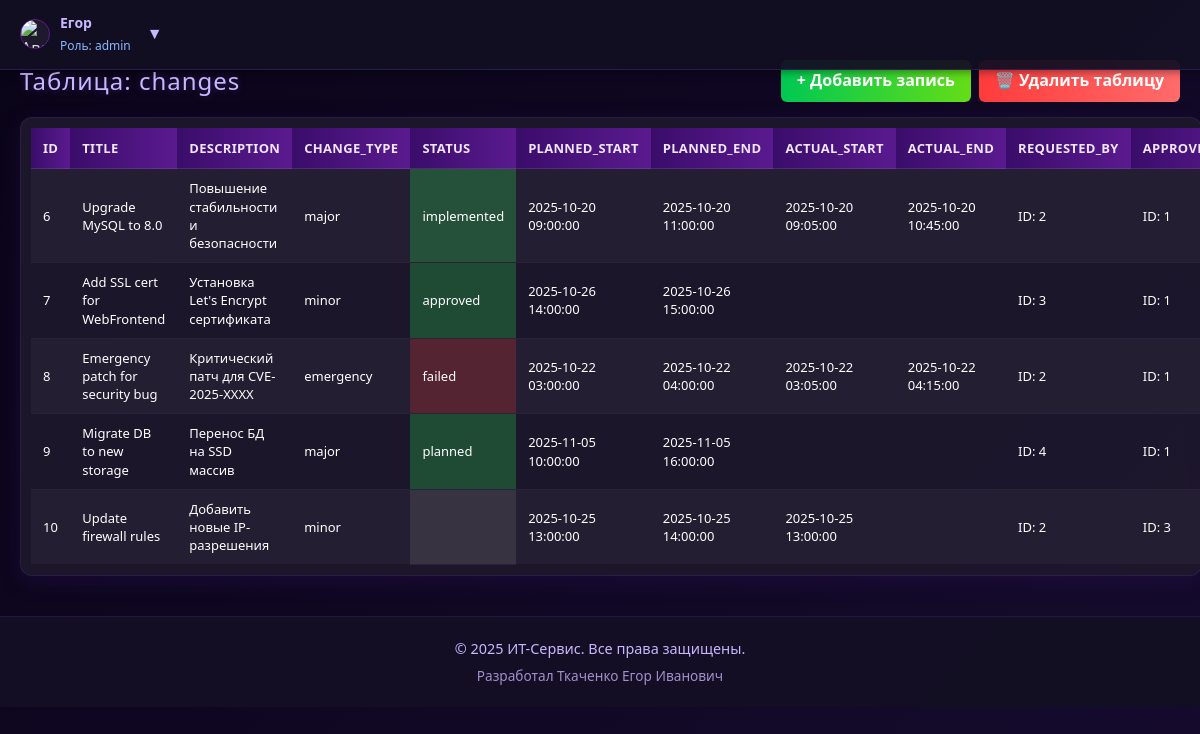
Page /pages/view_db.php?table=changes (signed in) on the committed database.
### tables this page shows
CREATE TABLE `changes` (
  `id` int(11) NOT NULL AUTO_INCREMENT,
  `title` varchar(255) NOT NULL,
  `description` text DEFAULT NULL,
  `change_type` enum('minor','major','emergency') DEFAULT 'minor',
  `status` enum('planned','approved','implemented','failed') DEFAULT 'planned',
  `planned_start` datetime DEFAULT NULL,
  `planned_end` datetime DEFAULT NULL,
  `actual_start` datetime DEFAULT NULL,
  `actual_end` datetime DEFAULT NULL,
  `requested_by` int(11) DEFAULT NULL,
  `approved_by` int(11) DEFAULT NULL,
  PRIMARY KEY (`id`),
  KEY `requested_by` (`requested_by`),
  KEY `approved_by` (`approved_by`),
  CONSTRAINT `changes_ibfk_1` FOREIGN KEY (`requested_by`) REFERENCES `users` (`id`),
  CONSTRAINT `changes_ibfk_2` FOREIGN KEY (`approved_by`) REFERENCES `users` (`id`)
);

### pages/view_db.php (the view, shortened to what this page needs)
<?php
require_once '../auth.php';
require_once '../config.php';
try {
    $pdo = new PDO("mysql:host=$host;dbname=$dbname;charset=utf8", $username, $password);
    $pdo->setAttribute(PDO::ATTR_ERRMODE, PDO::ERRMODE_EXCEPTION);
} catch (PDOException $e) {
    die("Ошибка подключения к БД: " . htmlspecialchars($e->getMessage()));
}
$current_table = $_GET['table'] ?? '';
function getUserName($pdo, $user_id) {
    $stmt = $pdo->prepare("SELECT username FROM users WHERE id = ?");
    $stmt->execute([$user_id]);
    $user = $stmt->fetch(PDO::FETCH_ASSOC);
    return $user ? htmlspecialchars($user['username']) : "ID: $user_id";
}
function getStatusColor($status) {
    $status = strtolower(trim($status));
    if (in_array($status, ['up', 'active', 'planned', 'approved', 'implemented', 'resolved', 'closed', 'success', 'online', 'running'])) {
        return 'rgba(40, 200, 80, 0.3)';
    } elseif (in_array($status, ['down', 'inactive', 'failed', 'error', 'offline', 'stopped', 'deleted'])) {
        return 'rgba(200, 50, 50, 0.3)';
    } elseif (in_array($status, ['maintenance', 'updating', 'restarting'])) {
        return 'rgba(255, 165, 0, 0.3)';
    } elseif (in_array($status, ['open', 'in_progress', 'pending', 'processing'])) {
        return 'rgba(50, 100, 255, 0.3)';
    } else {
        return 'rgba(100, 100, 100, 0.3)';
    }
}
?>
<!DOCTYPE html>
<html lang="ru">
<head>
    <link rel="stylesheet" href="../css/view_db.css">
</head>
<body>
<div class="topbar">
    <img src="../<?= htmlspecialchars($_SESSION['avatar'] ?? '../imang/default.png') ?>" alt="Аватарка">
    <div class="user-info">
        <strong><?= htmlspecialchars($_SESSION['username'] ?? 'Гость') ?></strong><br>
        <span class="role">Роль: <?= htmlspecialchars($_SESSION['role'] ?? 'user') ?></span>
    </div>
    <button onclick="toggleUserMenu()" style="background: none; border: none; color: #c7b8ff; font-size: 16px; cursor: pointer;">▼</button>
</div>
<div class="content-wrapper">
    <div style="display: flex; justify-content: space-between; align-items: center; margin-bottom: 15px; flex-wrap: wrap; gap: 10px;">
        <h2 style="margin: 0;">Таблица: <?= htmlspecialchars($current_table) ?></h2>
        <div style="display: flex; gap: 8px; flex-wrap: wrap;">
            <a href="../add_record.php?table=<?= urlencode($current_table) ?>"
               style="background: linear-gradient(to right, #00c853, #64dd17); color: white; border: none; padding: 8px 16px; border-radius: 6px; cursor: pointer; font-weight: bold; text-decoration: none;">
                + Добавить запись
            </a>
            <?php if ($_SESSION['role'] === 'admin' && $current_table !== 'users'): ?>
                <a href="../delete_table.php?table=<?= urlencode($current_table) ?>"
                   onclick="return confirm('Вы уверены, что хотите удалить ВСЮ таблицу <?= addslashes($current_table) ?>? Это действие нельзя отменить!')"
                   style="background: linear-gradient(to right, #ff3b3b, #ff6b6b); color: white; border: none; padding: 8px 16px; border-radius: 6px; cursor: pointer; font-weight: bold; text-decoration: none;">
                    🗑️ Удалить таблицу
                </a>
            <?php endif; ?>
        </div>
    </div>
    <div class="table-container">
        <?php
        try {
            $stmt = $pdo->query("SELECT * FROM `$current_table`");
            $columns = [];
            for ($i = 0; $i < $stmt->columnCount(); $i++) {
                $col = $stmt->getColumnMeta($i);
                $columns[] = $col['name'];
            }
            echo "<table>";
            echo "<tr>";
            foreach ($columns as $col) {
                echo "<th>" . htmlspecialchars($col) . "</th>";
            }
            echo "</tr>";
            while ($row = $stmt->fetch(PDO::FETCH_ASSOC)) {
                echo "<tr>";
                foreach ($columns as $col) {
                    $value = $row[$col];
                    if ($current_table === 'changes' && in_array($col, ['requested_by', 'approved_by'])) {
                        $value = getUserName($pdo, $value);
                    } elseif ($current_table === 'incidents' && $col === 'assigned_to') {
                        $value = getUserName($pdo, $value);
                    } elseif ($current_table === 'backups' && $col === 'server_id') {
                        $value = getServerName($pdo, $value);
                    }
                    if (stripos($col, 'status') !== false) {
                        $bgColor = getStatusColor($value);
                        echo "<td style='background: {$bgColor}; padding: 10px 12px; border-bottom: 1px solid rgba(100, 80, 130, 0.2);'>";
                        echo htmlspecialchars($value);
                        echo "</td>";
                    } else {
                        echo "<td>" . htmlspecialchars($value) . "</td>";
                    }
                }
                echo "</tr>";
            }
            echo "</table>";
        } catch (PDOException $e) {
            echo "<div style='color: #ff6b6b; padding: 10px; background: rgba(200, 50, 50, 0.3); border-radius: 6px;'>❌ Ошибка при запросе к таблице: " . htmlspecialchars($e->getMessage()) . "</div>";
        }
        ?>
    </div>
</div>
<?php include '../footer.php'; ?>
</body>
</html>

### css/view_db.css (style rules this page uses)
body { background: linear-gradient(135deg, #0a0418, #160b2e); color: #e0e0e0; font-family: 'Segoe UI', Tahoma, Geneva, Verdana, sans-serif; margin: 0; padding: 0; min-height: 100vh; line-height: 1.6; }
h1, h2 { text-align: center; color: #c7b8ff; text-shadow: 0 0 8px rgba(150, 100, 255, 0.3); margin: 25px 0 15px; font-weight: 500; letter-spacing: 1px; }
.table-container { width: 100%; overflow-x: auto; margin: 15px auto; border-radius: 12px; box-shadow: 0 6px 20px rgba(50, 20, 100, 0.3); border: 1px solid rgba(100, 60, 180, 0.2); background: rgba(30, 25, 45, 0.9); backdrop-filter: blur(6px); padding: 10px; }
table { width: 100%; border-collapse: collapse; min-width: 600px; font-size: 14px; }
th { background: linear-gradient(to right, #3a0d6a, #5a1a8f); color: #f0e6ff; padding: 10px 12px; font-weight: 600; text-align: left; text-transform: uppercase; letter-spacing: 0.3px; font-size: 13px; border-bottom: 1px solid rgba(255, 255, 255, 0.1); white-space: nowrap; }
td { padding: 10px 12px; color: #ffffff; border-bottom: 1px solid rgba(100, 80, 130, 0.2); font-size: 13px; line-height: 1.4; word-wrap: break-word; max-width: 200px; overflow: hidden; text-overflow: ellipsis; }
tr:last-child td { border-bottom: none; }
tr:nth-child(even) { background: rgba(40, 35, 55, 0.7); }
.topbar { position: fixed; top: 0; left: 0; width: 100%; background: rgba(20, 15, 35, 0.95); padding: 10px 20px; display: flex; justify-content: flex-start; align-items: center; z-index: 2000; box-shadow: 0 2px 8px rgba(0, 0, 0, 0.4); border-bottom: 1px solid rgba(100, 60, 180, 0.2); }
.topbar { position: fixed; top: 0; left: 0; width: 100%; padding: 12px 20px; background: rgba(20, 15, 35, 0.95); border-bottom: 1px solid rgba(100, 60, 180, 0.3); z-index: 1000; display: flex; align-items: center; gap: 10px; }
.topbar img { width: 28px; height: 28px; border-radius: 50%; object-fit: contain; border: 1px solid #5a1a8f; background: #1e192d; }
.user-info { font-size: 14px; color: #e0e0e0; }
.user-info strong { color: #c7b8ff; }
.user-info .role { font-size: 12px; color: #8ab7ff; }
.content-wrapper { margin-top: 60px; padding: 0 20px; }

### rows in the picture
changes: id "6", title "Upgrade MySQL to 8.0", description "Повышение стабильности и безопасности", change_type "major", status "implemented", planned_start "2025-10-20 09:00:00", planned_end "2025-10-20 11:00:00", actual_start "2025-10-20 09:05:00", actual_end "2025-10-20 10:45:00", value "ID: 2", value "ID: 1"
changes: id "7", title "Add SSL cert for WebFrontend", description "Установка Let's Encrypt сертификата", change_type "minor", status "approved", planned_start "2025-10-26 14:00:00", planned_end "2025-10-26 15:00:00", value "ID: 3", value "ID: 1"
changes: id "8", title "Emergency patch for security bug", description "Критический патч для CVE-2025-XXXX", change_type "emergency", status "failed", planned_start "2025-10-22 03:00:00", planned_end "2025-10-22 04:00:00", actual_start "2025-10-22 03:05:00", actual_end "2025-10-22 04:15:00", value "ID: 2", value "ID: 1"
changes: id "9", title "Migrate DB to new storage", description "Перенос БД на SSD массив", change_type "major", status "planned", planned_start "2025-11-05 10:00:00", planned_end "2025-11-05 16:00:00", value "ID: 4", value "ID: 1"
changes: id "10", title "Update firewall rules", description "Добавить новые IP-разрешения", change_type "minor", planned_start "2025-10-25 13:00:00", planned_end "2025-10-25 14:00:00", actual_start "2025-10-25 13:00:00", value "ID: 2", value "ID: 3"

### other values in the picture
$_SESSION['username'] "Егор"
$_SESSION['role'] "admin"
$current_table "changes"
$col "ID"
$col "TITLE"
$col "DESCRIPTION"
$col "CHANGE_TYPE"
$col "STATUS"
$col "PLANNED_START"
$col "PLANNED_END"
$col "ACTUAL_START"
$col "ACTUAL_END"
$col "REQUESTED_BY"
